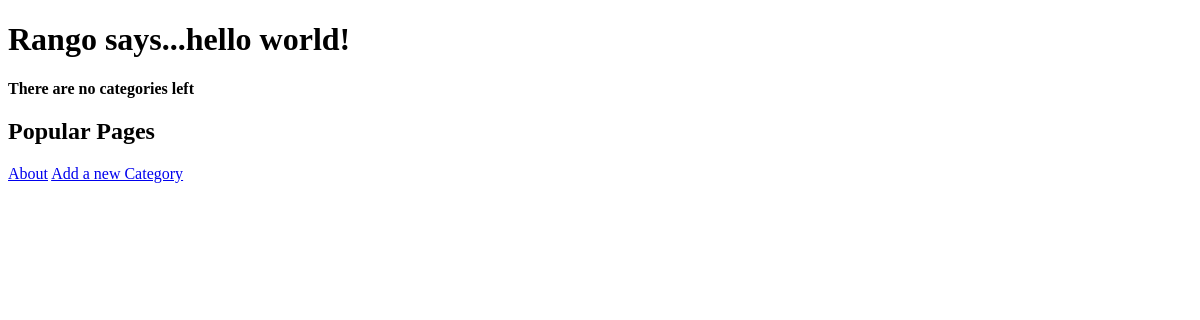
/rango/, run on an earlier commit of the app's database.
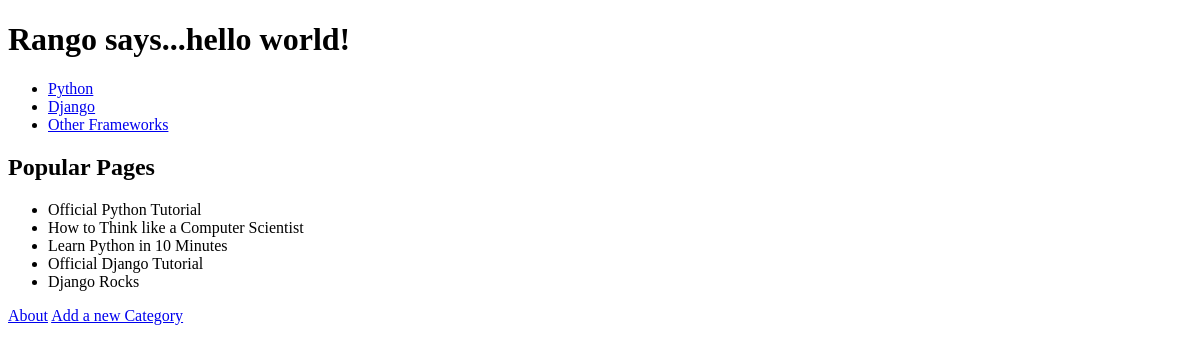
And on a later commit of the database.
### rango/models.py (models this page shows, shortened)
class Category(models.Model):
    name = models.CharField(max_length=128, unique=True)
    views = models.IntegerField(default=0)
    likes = models.IntegerField(default=0)
    slug = models.SlugField(unique=True)

class Page(models.Model):
    category = models.ForeignKey(Category)
    title = models.CharField(max_length=128)
    url = models.URLField()
    views = models.IntegerField(default=0)

### rango/views.py (the view)
def index(request):
    category_list = Category.objects.order_by('-likes')[:5]
    page_list = Page.objects.order_by('-views')[:5]
    context_dict = {'categories': category_list, 'pages': page_list}
    return render(request, 'rango/index.html', context_dict)

### templates/rango/index.html (shortened to what this page needs)
<!DOCTYPE html>
{% load staticfiles %}
<html>
<head lang="en">
</head>
<body>
<h1>Rango says...hello world!</h1>
{% if categories %}
    <ul>
        {% for category in categories %}
            <li><a href="/rango/category/{{ category.slug }}">{{ category.name }}</a></li>
        {% endfor %}
    </ul>
{% else %}
    <strong>There are no categories left</strong>
{% endif %}
<h2>Popular Pages</h2>
{% if pages %}
    <ul>
        {% for page in pages %}
            <li>{{ page.title }}</li>
        {% endfor %}
    </ul>
{% endif %}
<a href="/rango/about">About</a>
<a href="/rango/add_category/">Add a new Category</a><br />
</body>
</html>

What changed in the data, as far as the page shows it:
added Category: name "Python"
added Category: name "Django"
added Category: name "Other Frameworks"
added Page: title "Official Python Tutorial"
added Page: title "How to Think like a Computer Scientist"
added Page: title "Learn Python in 10 Minutes"
added Page: title "Official Django Tutorial"
added Page: title "Django Rocks"
Also different on the page:
text no longer shown: "There are no categories left"
